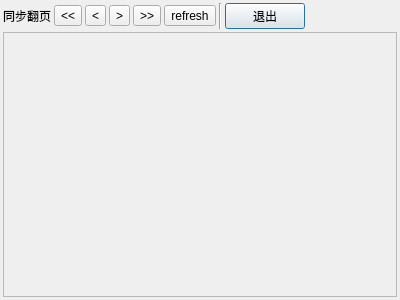
<?xml version="1.0" encoding="UTF-8"?>
<ui version="4.0">
 <class>Dialog</class>
 <widget class="QDialog" name="Dialog">
  <property name="geometry">
   <rect>
    <x>0</x>
    <y>0</y>
    <width>400</width>
    <height>300</height>
   </rect>
  </property>
  <property name="windowTitle">
   <string>预览</string>
  </property>
  <layout class="QVBoxLayout" name="verticalLayout">
   <property name="spacing">
    <number>3</number>
   </property>
   <property name="leftMargin">
    <number>3</number>
   </property>
   <property name="topMargin">
    <number>3</number>
   </property>
   <property name="rightMargin">
    <number>3</number>
   </property>
   <property name="bottomMargin">
    <number>3</number>
   </property>
   <item>
    <layout class="QHBoxLayout" name="horizontalLayout_2">
     <item>
      <layout class="QHBoxLayout" name="horizontalLayout">
       <item>
        <widget class="QLabel" name="label">
         <property name="text">
          <string>同步翻页</string>
         </property>
        </widget>
       </item>
       <item>
        <widget class="QToolButton" name="toolButton_last_5">
         <property name="text">
          <string>&lt;&lt;</string>
         </property>
        </widget>
       </item>
       <item>
        <widget class="QToolButton" name="toolButton_last">
         <property name="text">
          <string>&lt;</string>
         </property>
        </widget>
       </item>
       <item>
        <widget class="QToolButton" name="toolButton_next">
         <property name="text">
          <string>&gt;</string>
         </property>
        </widget>
       </item>
       <item>
        <widget class="QToolButton" name="toolButton_next_5">
         <property name="text">
          <string>&gt;&gt;</string>
         </property>
        </widget>
       </item>
       <item>
        <widget class="QToolButton" name="toolButton_refresh">
         <property name="text">
          <string>refresh</string>
         </property>
        </widget>
       </item>
      </layout>
     </item>
     <item>
      <widget class="Line" name="line">
       <property name="orientation">
        <enum>Qt::Vertical</enum>
       </property>
      </widget>
     </item>
     <item>
      <widget class="QPushButton" name="pushButton_quit">
       <property name="text">
        <string>退出</string>
       </property>
      </widget>
     </item>
     <item>
      <spacer name="horizontalSpacer">
       <property name="orientation">
        <enum>Qt::Horizontal</enum>
       </property>
       <property name="sizeHint" stdset="0">
        <size>
         <width>40</width>
         <height>20</height>
        </size>
       </property>
      </spacer>
     </item>
    </layout>
   </item>
   <item>
    <widget class="QScrollArea" name="scrollArea">
     <property name="widgetResizable">
      <bool>true</bool>
     </property>
     <widget class="QWidget" name="scrollAreaWidget">
      <property name="geometry">
       <rect>
        <x>0</x>
        <y>0</y>
        <width>392</width>
        <height>263</height>
       </rect>
      </property>
      <layout class="QHBoxLayout" name="horizontalLayout_place">
       <property name="spacing">
        <number>3</number>
       </property>
       <property name="leftMargin">
        <number>3</number>
       </property>
       <property name="topMargin">
        <number>3</number>
       </property>
       <property name="rightMargin">
        <number>3</number>
       </property>
       <property name="bottomMargin">
        <number>3</number>
       </property>
      </layout>
     </widget>
    </widget>
   </item>
  </layout>
 </widget>
 <resources/>
 <connections/>
</ui>
